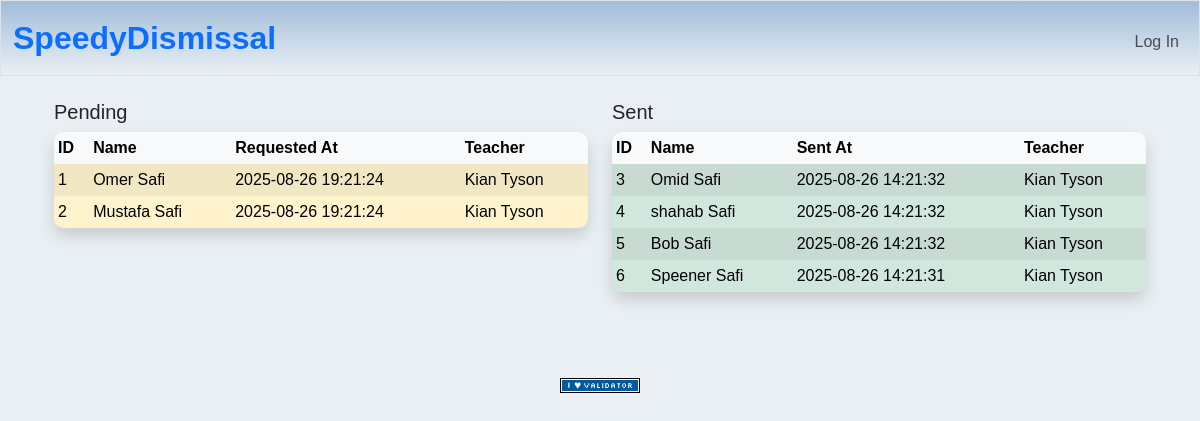
Page /logs on the committed database.
### tables this page shows
CREATE TABLE students (
  id         INTEGER PRIMARY KEY,
  first_name TEXT NOT NULL,
  last_name  TEXT NOT NULL,
  grade      TEXT NOT NULL,
  group_id   INTEGER REFERENCES groups(id) ON DELETE SET NULL,
  active     INTEGER NOT NULL DEFAULT 1
);

CREATE TABLE pickups (
  id            INTEGER PRIMARY KEY,
  token_id      INTEGER NOT NULL REFERENCES tokens(id),
  requested_at  TEXT NOT NULL DEFAULT (datetime('now')),
  requested_by  INTEGER REFERENCES users(id), -- proctor user id; nullable for test
  status        TEXT NOT NULL DEFAULT 'PENDING'
                 CHECK (status IN ('PENDING','SENT')),
  note          TEXT DEFAULT 'None'
);

CREATE TABLE pickup_students (
  pickup_id   INTEGER NOT NULL REFERENCES pickups(id) ON DELETE CASCADE,
  student_id  INTEGER NOT NULL REFERENCES students(id),
  status      TEXT NOT NULL DEFAULT 'PENDING'
               CHECK (status IN ('PENDING','SENT')),
  sent_at     TEXT DEFAULT 'None',
  PRIMARY KEY (pickup_id, student_id)
);

### app.py (the view)
@app.route("/logs")
def logs():
    pendingStudents = db.execute("SELECT s.id, s.first_name || ' ' || s.last_name AS student, p.requested_at, u.first_name || ' ' || u.last_name AS teacher_name FROM pickup_students ps JOIN students s ON s.id = ps.student_id JOIN pickups p ON p.id = ps.pickup_id JOIN users u ON u.group_id = s.group_id WHERE sent_at = 'None' ORDER BY requested_at DESC;")
    sentStudents = db.execute("SELECT s.id, s.first_name || ' ' || s.last_name AS student, ps.sent_at, u.first_name || ' ' || u.last_name AS teacher_name FROM pickup_students ps JOIN students s ON s.id = ps.student_id JOIN users u ON u.group_id = s.group_id WHERE sent_at != 'None' ORDER BY sent_at DESC;")
    return render_template("logs.html", pendingStudents=pendingStudents, sentStudents=sentStudents)

### app.py (called while the page is built)
@app.after_request
def after_request(response):
    response.headers["Cache-Control"] = "no-cache, no-store, must-revalidate"
    response.headers["Expires"] = 0
    response.headers["Pragma"] = "no-cache"
    return response

### templates/logs.html (shortened to what this page needs)
{% extends "layout.html" %}
{% block main %}
<div class="container-fluid">
    <div class="row">
        <div class="col-12 col-lg-6 mb-4">
            <h5 class="text-left">Pending</h5>
            <div class="table-responsive">
                <table class="table table-sm table-striped table-bordered align-middle pending-table shadow">
                    <thead class="table-light">
                        <tr>
                            <th>ID</th>
                            <th>Name</th>
                            <th>Requested At</th>
                            <th>Teacher</th>
                        </tr>
                    </thead>
                    <tbody>
                        {% for student in pendingStudents %}
                            <tr class="table-warning" id="student-{{student.id}}">
                                <td>{{student.id}}</td>
                                <td>{{student.student}}</td>
                                <td>{{student.requested_at}}</td>
                                <td>{{student.teacher_name}}</td>
                            </tr>
                        {% endfor %}
                    </tbody>
                </table>
            </div>
        </div>
        <div class="col-12 col-lg-6 mb-4">
            <h5 class="text-left">Sent</h5>
            <div class="table-responsive">
                <table class="table table-sm table-striped table-bordered align-middle sent-table shadow">
                    <thead class="table-light">
                        <tr>
                            <th>ID</th>
                            <th>Name</th>
                            <th>Sent At</th>
                            <th>Teacher</th>
                        </tr>
                    </thead>
                    <tbody>
                        {% for student in sentStudents %}
                            <tr class="table-success" id="student-{{student.id}}">
                                <td>{{student.id}}</td>
                                <td>{{student.student}}</td>
                                <td>{{student.sent_at}}</td>
                                <td>{{student.teacher_name}}</td>
                            </tr>
                        {% endfor %}
                    </tbody>
                </table>
            </div>
        </div>
    </div>
</div>
{% endblock %}

### static/styles.css (style rules this page uses)
body { font-family:'Trebuchet MS', 'Lucida Sans Unicode', 'Lucida Grande', 'Lucida Sans', Arial, sans-serif; background-color: #eaeff4; }
.table-responsive { overflow: visible; }
table tr, table tr th, table tr td { border: none; }
table { border-collapse: collapse; border-radius: 10px; overflow: hidden; }

### rows in the picture
students: id "1", student "Omer Safi", requested_at "2025-08-26 19:21:24", teacher_name "Kian Tyson"
students: id "2", student "Mustafa Safi", requested_at "2025-08-26 19:21:24", teacher_name "Kian Tyson"
pickup_students: id "3", student "Omid Safi", sent_at "2025-08-26 14:21:32", teacher_name "Kian Tyson"
pickup_students: id "4", student "shahab Safi", sent_at "2025-08-26 14:21:32", teacher_name "Kian Tyson"
pickup_students: id "5", student "Bob Safi", sent_at "2025-08-26 14:21:32", teacher_name "Kian Tyson"
pickup_students: id "6", student "Speener Safi", sent_at "2025-08-26 14:21:31", teacher_name "Kian Tyson"
